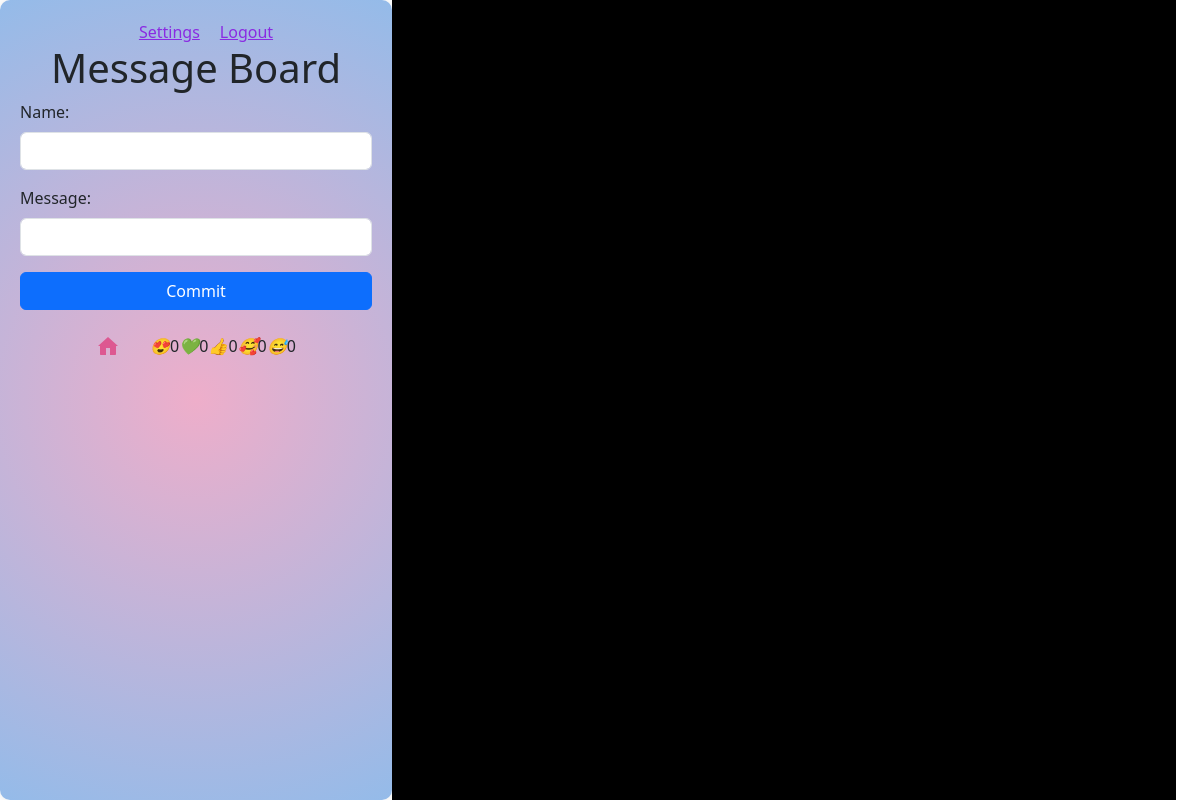
Page /commit (signed in) on the earlier database version.
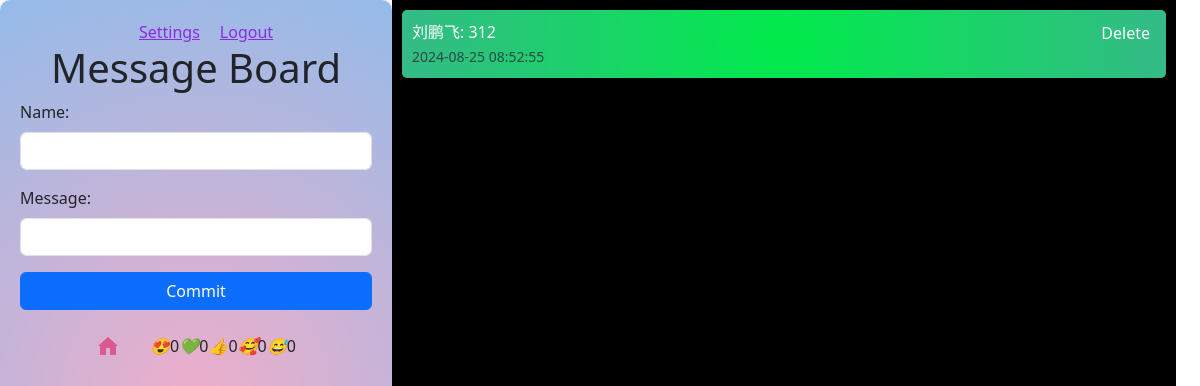
Same page on the later database version.
### web/models.py (models this page shows)
class Message(db.Model):
    id = db.Column(db.Integer, primary_key=True)
    name = db.Column(db.String(20), nullable=False)
    content = db.Column(db.Text, nullable=False)
    time = db.Column(db.String(20), nullable=False)

### web/routes.py (the view, shortened to what this page needs)
@bp.route('/commit', methods=['POST', 'GET'])
def commit_page():
    messages = Message.query.all()
    return render_template('commit.html', messages=messages, get_random_gradient=get_random_gradient)

### web/__init__.py (called while the page is built)
def create_app():
    app = Flask(__name__)
    app.config.from_object('config.Config')
    @app.errorhandler(404)
    def page_not_found(e):
        return render_template('404.html'), 404
    db.init_app(app)
    login_manager.init_app(app)
    from . import routes
    app.register_blueprint(routes.bp)
    from .cli import initdb, admin
    app.cli.add_command(initdb)
    app.cli.add_command(admin)
    from .models import User
    @login_manager.user_loader
    def load_user(user_id):
        user = User.query.get(int(user_id))
        return user
    return app

### web/functions.py (called while the page is built)
def get_random_gradient():
    import random
    r1, g1, b1 = random.randint(0, 255), random.randint(0, 255), random.randint(0, 255)
    r2, g2, b2 = random.randint(0, 255), random.randint(0, 255), random.randint(0, 255)
    return f'radial-gradient(circle, rgba({r1},{g1},{b1},1) 0%, rgba({r2},{g2},{b2},1) 100%)'

### web/routes.py (called while the page is built)
@bp.context_processor
def inject_user():  # 函数名可以随意修改
    user = current_user
    return dict(user=user)  # 需要返回字典，等同于 return {'user': user}

### web/templates/commit.html (shortened to what this page needs)
<!DOCTYPE html>
<html lang="en">
<head>
    <link href="https://cdn.jsdelivr.net/npm/bootstrap@5.3.0/dist/css/bootstrap.min.css" rel="stylesheet">
    <link rel="stylesheet" href="{{ url_for('static', filename='css/commit.css') }}" type="text/css">
</head>
<body>
    <div class="container-fluid full-height d-flex align-items-center">
        <div class="row w-100">
            <div class="col-md-4" id="input-section">
                {% if current_user.is_authenticated %}
                    <div class="options">
                        <li><a href="{{ url_for('web.settings') }}">Settings</a></li>
                        <li><a href="{{ url_for('web.logout') }}">Logout</a></li>
                    </div>
                {% endif %}
                <h1 class="text-center">Message Board</h1>
                <form id="message-form" method="post" action="/commit" class="mb-4">
                    <div class="mb-3">
                        <label for="name" class="form-label">Name:</label>
                        <input type="text" id="name" name="name" class="form-control" required>
                    </div>
                    <div class="mb-3">
                        <label for="message" class="form-label">Message:</label>
                        <input type="text" id="message" name="message" class="form-control" required>
                    </div>
                    <button type="submit" class="btn btn-primary w-100">Commit</button>
                </form>
                <div class="icons">
                    <li class="home_icon"><a href="{{ url_for('web.index_page') }}"><img src="{{ url_for('static', filename='icon/home.svg') }}" alt="Icon" style="width: 24px; height: 24px;"></a></li>
                    <li><i class="like-icon" data-item-id="2" style="cursor: pointer;">😍</i><span class="like-count" data-item-id="2">0</span></li>
                    <li><i class="like-icon" data-item-id="3" style="cursor: pointer;">💚</i><span class="like-count" data-item-id="3">0</span></li>
                    <li><i class="like-icon" data-item-id="4" style="cursor: pointer;">👍</i><span class="like-count" data-item-id="4">0</span></li>
                    <li><i class="like-icon" data-item-id="5" style="cursor: pointer;">🥰</i><span class="like-count" data-item-id="5">0</span></li>
                    <li><i class="like-icon" data-item-id="6" style="cursor: pointer;">😅</i><span class="like-count" data-item-id="6">0</span></li>
                </div>
            </div>
            <div class="col-md-8" id="messages-section">
                <div id="messages">
                    {% for message in messages %}
                        <div class="message-box" style="background: {{ get_random_gradient() }};">
                            {{ message.name }}: {{ message.content }} <br>
                            <small class="text-muted">{{ message.time }}</small>
                            {% if current_user.is_authenticated %}
                                <form method="post" action="/delete/{{ message.id }}" style="display: inline;">
                                    <button type="submit" class="btn-delete">Delete</button>
                                </form>
                            {% endif %}
                        </div>
                    {% endfor %}
                </div>
            </div>
        </div>
    </div>
</body>
</html>

### web/static/css/commit.css (style rules this page uses)
#input-section { background: rgb(238,174,202); background: radial-gradient(circle, rgba(238,174,202,1) 0%, rgba(148,187,233,1) 100%); padding: 20px; border-radius: 10px; height: 100vh; box-shadow: 0 0 10px rgba(0, 0, 0, 0.1); }
#messages-section { background-color: black; padding: 0; height: 100vh; color: white; overflow-y: auto; margin-right: 0; }
.full-height { height: 100vh; }
.message-box { padding: 10px; margin: 10px; border-radius: 5px; color: white; position: relative; }
.btn-edit, .btn-delete { position: absolute; top: 10px; right: 10px; border: none; background: transparent; color: white; cursor: pointer; }
.icons { display: flex; justify-content: center; align-items: center; list-style: none; }
.icons img { float: left; margin-right: 30px; }
.options { display: flex; justify-content: center; list-style: none; }
.options a { display: flex; margin-left: 20px; color: blueviolet; }

Differences in the rows shown:
added Message: name "刘鹏飞", content "312", time "2024-08-25 08:52:55"
